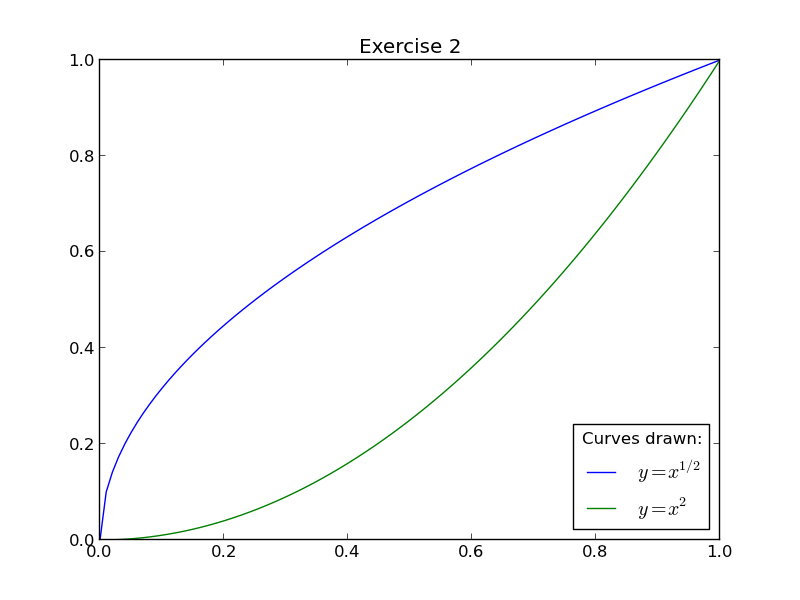

Python code for this plot:
# import the graphics module being used
import matplotlib.pyplot as pyplot

# plotdata is a local module for our convenience
import plotdata

# x and y are lists of floating point numbers
x = plotdata.exercise02x
ya = plotdata.exercise02a
yb = plotdata.exercise02b

# Pre-plot
pyplot.title('Exercise 2')

# Plot y against x
pyplot.plot(x, ya, label='$y=x^{1/2}$')
pyplot.plot(x, yb, label='$y=x^{2}$')

# Post-plot
pyplot.legend(loc='lower right', title='Curves drawn:')

# Output the graph
pyplot.savefig('exercise02.png')
